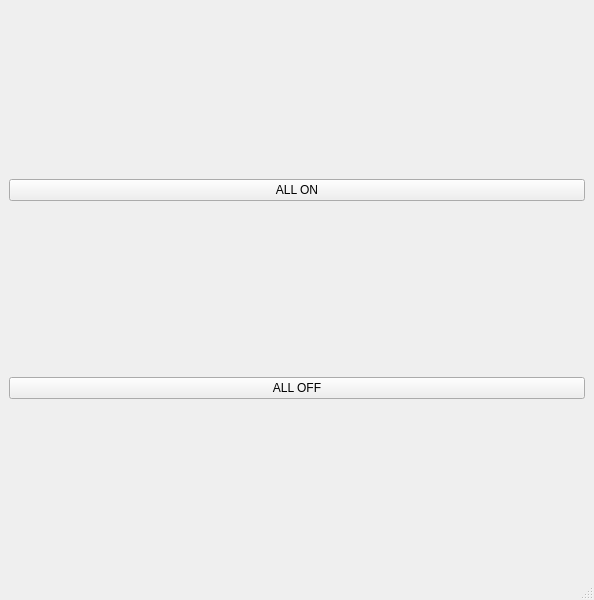
<?xml version="1.0" encoding="UTF-8"?>
<ui version="4.0">
 <class>MainWindow</class>
 <widget class="QMainWindow" name="MainWindow">
  <property name="geometry">
   <rect>
    <x>0</x>
    <y>0</y>
    <width>594</width>
    <height>600</height>
   </rect>
  </property>
  <property name="windowTitle">
   <string>Fault Control</string>
  </property>
  <widget class="QWidget" name="centralwidget">
   <layout class="QVBoxLayout" name="verticalLayout">
    <item>
     <spacer name="verticalSpacer_2">
      <property name="orientation">
       <enum>Qt::Vertical</enum>
      </property>
      <property name="sizeHint" stdset="0">
       <size>
        <width>77</width>
        <height>152</height>
       </size>
      </property>
     </spacer>
    </item>
    <item>
     <widget class="QPushButton" name="on_btn">
      <property name="text">
       <string>ALL ON</string>
      </property>
     </widget>
    </item>
    <item>
     <spacer name="verticalSpacer_3">
      <property name="orientation">
       <enum>Qt::Vertical</enum>
      </property>
      <property name="sizeHint" stdset="0">
       <size>
        <width>20</width>
        <height>40</height>
       </size>
      </property>
     </spacer>
    </item>
    <item>
     <widget class="QPushButton" name="off_btn">
      <property name="text">
       <string>ALL OFF</string>
      </property>
     </widget>
    </item>
    <item>
     <spacer name="verticalSpacer">
      <property name="orientation">
       <enum>Qt::Vertical</enum>
      </property>
      <property name="sizeHint" stdset="0">
       <size>
        <width>20</width>
        <height>40</height>
       </size>
      </property>
     </spacer>
    </item>
   </layout>
  </widget>
  <widget class="QMenuBar" name="menubar">
   <property name="geometry">
    <rect>
     <x>0</x>
     <y>0</y>
     <width>594</width>
     <height>22</height>
    </rect>
   </property>
  </widget>
  <widget class="QStatusBar" name="statusbar"/>
 </widget>
 <resources/>
 <connections/>
</ui>
